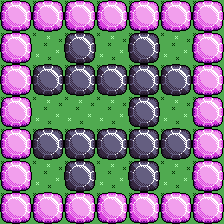

The image is a tile-based game level rendered from a .tmx file. Its description and source (layers, tilesets, objects; grid data summarised) follow:
An orthogonal 7x7 tile map with 32x32 px tiles, 3 tile layers (base, border, walls).

<map version="1.0" orientation="orthogonal" renderorder="right-down" width="7" height="7" tilewidth="32" tileheight="32">
 <tileset firstgid="1" name="youandme_tilesheet_32" tilewidth="32" tileheight="32">
  <image source="../youandme_tilesheet_32.png" width="96" height="32" />
 </tileset>
 <layer name="base" width="7" height="7">
  <data>[49 cells, 49 non-empty, 1 distinct tile ids]</data>
 </layer>
 <layer name="border" width="7" height="7">
  <data>[49 cells, 24 non-empty, 1 distinct tile ids]</data>
 </layer>
 <layer name="walls" width="7" height="7">
  <data>[49 cells, 15 non-empty, 1 distinct tile ids]</data>
 </layer>
</map>
